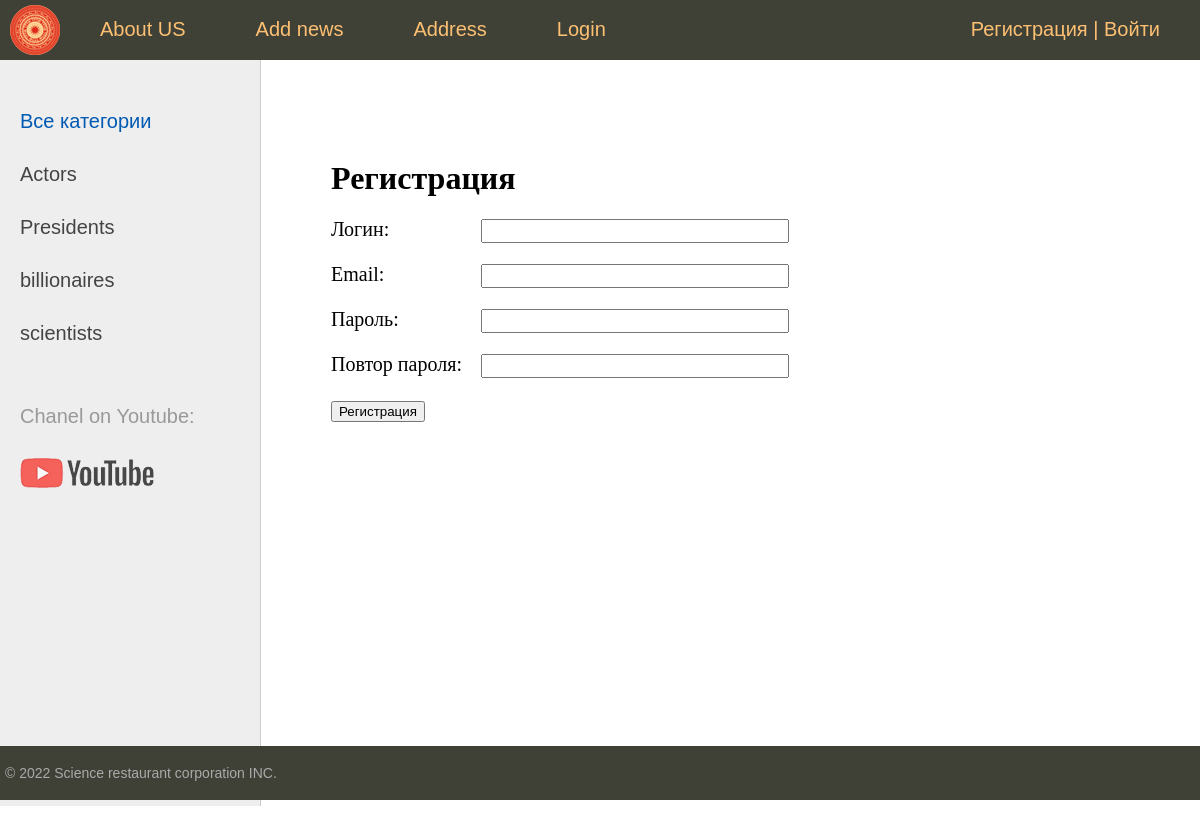
Screenshot of /register/ with the database file from the repository.
### controllers/models.py (models this page shows)
class Category(models.Model):
    name = models.CharField(max_length=100, db_index=True, verbose_name='Category')
    slug = models.SlugField(max_length=255, unique=True, db_index=True, verbose_name='URL')
    def __str__(self):
        return self.name
    def get_absolute_url(self):
        return reverse('category', kwargs={'cat_slug': self.slug})  # For class RestaurantCategory
    class Meta:
        verbose_name = 'Category'
        verbose_name_plural = 'Category'
        ordering = ['id']  # ORM difference | Important for pagination

### controllers/views.py (the view)
# urls.py: path('register/', RegisterUser.as_view(), name='register'),
class RegisterUser(DataMixin, CreateView):
    form_class = RegisterUserForm
    template_name = 'restaurant/register.html'
    success_url = reverse_lazy('login')
    def get_context_data(self, *, object_list=None, **kwargs):
        context = super().get_context_data(**kwargs)
        c_def = self.get_user_context(title="Регистрация")
        return dict(list(context.items()) + list(c_def.items()))

### controllers/forms.py
class RegisterUserForm(UserCreationForm):
    username = forms.CharField(label='Логин', widget=forms.TextInput(attrs={'class': 'form-input'}))
    email = forms.EmailField(label='Email', widget=forms.EmailInput(attrs={'class': 'form-input'}))
    password1 = forms.CharField(label='Пароль', widget=forms.PasswordInput(attrs={'class': 'form-input'}))
    password2 = forms.CharField(label='Повтор пароля', widget=forms.PasswordInput(attrs={'class': 'form-input'}))
    class Meta:
        model = User
        fields = ('username', 'email', 'password1', 'password2')

### controllers/templatetags/controllers_tags.py (called while the page is built)
@register.simple_tag(name='get_cats')
def get_categories(filter=None):
    if not filter:
        return Category.objects.all()
    else:
        return Category.objects.filter(pk=filter)

@register.inclusion_tag('restaurant/list_categories.html')
def show_categories(sort=None, cat_selected=0):
    if not sort:
        cats = Category.objects.all()
    else:
        cats = Category.objects.order_by(sort)
    return {"cats": cats, "cat_selected": cat_selected}

### controllers/utils.py (called while the page is built)
    def get_user_context(self, **kwargs):
        context = kwargs
        cats = Category.objects.annotate(Count('visitor'))
        user_menu = menu.copy()
        if self.request.user.is_authenticated:
            user_menu.pop(3)
        context['menu'] = user_menu
        context['cats'] = cats
        if 'cat_selected' not in context:
            context['cat_selected'] = 0
        return context

### controllers/templates/restaurant/register.html (shortened to what this page needs)
{% extends 'restaurant/base.html' %}
{% block content %}
<h1>{{title}}</h1>
<form method="post">
    {% for f in form %}
        <p><label class="form-label" for="{{ f.id_for_label }}">{{f.label}}: </label>{{ f }}</p>
    {% endfor %}
    <button type="submit">Регистрация</button>
</form>
{% endblock %}

### controllers/templates/restaurant/base.html (shortened to what this page needs)
{% load static %}
{% load controllers_tags %}
<!DOCTYPE html>
<html>
<head>
	<link type="text/css" href="{% static 'restaurant/css/styles.css' %}" rel="stylesheet" />
</head>
<body>
<table class="table-page" border=0 cellpadding="0" cellspacing="0">
<tr><td valign=top>
{% block mainmenu %}
		<div class="header">
			<ul id="mainmenu" class="mainmenu">
			<li class="logo"><a href="{% url 'home' %}"><div class="logo"></div></a></li>
{% for m in menu %}
			<li><a href="{% url m.url_name %}">{{m.title}}</a></li>
{% endfor %}
			<li class="last"><a href="{% url 'register' %}">Регистрация</a> | <a href="{% url 'login' %}">Войти</a></li>
			</ul>
		</div>
{% endblock mainmenu %}
<table class="table-content" border=0 cellpadding="0" cellspacing="0">
<tr>
	<td valign="top" class="left-chapters">
	<ul id="leftchapters">
		{% if cat_selected == 0 %}
			<li class="selected">Все категории</li>
		{% else %}
			<li><a href="{% url 'home' %}">Все категории</a></li>
		{% endif %}
{% for c in cats %}
	{% if c.visitor__count > 0 %}
		{% if c.pk == cat_selected %}
		<li class="selected">{{c.name}}</li>
		{% else %}
		<li><a href="{{ c.get_absolute_url }}">{{c.name}}</a></li>
		{% endif %}
	{% endif %}
{% endfor %}
		<li class="share">
		<p>Chanel on Youtube:</p>
		<a class="share-yt" href="https://www.youtube.com/watch?v=bYCKVp-HJg4&list=PLs8c_Ytyvy5POrPUiXDn80jvIVmnFbzbh&ab_channel=VDK45" target="_blank" rel="nofollow"></a>
		</li>
	</ul>
</td>
<td valign="top" class="content">
	<div class="content-text">
{% block content %}
{% endblock %}
	</div>
</td></tr></table>
</td></tr>
<tr><td valign=top>
	<div id="footer">
		<p>&copy; 2022 Science restaurant corporation INC.</p>
	</div>
</td></tr></table>
</body>
</html>

### controllers/static/restaurant/css/styles.css (style rules this page uses)
html, body { font-family: 'Arial'; margin: 0; padding: 0; height: 100%; width: 100%; color: #444; }
a { color: #0059b2; text-decoration: none; }
.table-page { width: 100%; height: 100%; vertical-align: top; }
.table-page tr { height: 100%; }
.header { background: #3F4137; height: 60px; }
.logo { background: url('../images/logo.png') no-repeat 10px 5px; width: 70px; height: 60px; }
ul.mainmenu { list-style: none; margin: 0; padding: 0; height: 60px; color: #fdc073; font-size: 20px; overflow: hidden; }
ul.mainmenu li { float: left; margin: 18px 40px 0 30px; }
ul.mainmenu li.logo { margin: 0; }
ul.mainmenu li.last { float: right; }
ul.mainmenu li a { color: #fdc073; text-decoration: none; }
.table-content { width: 100%; min-height: 100%; height: 100%; }
.left-chapters { margin: 0; background: #eee; border-right: 1px solid #ccc; min-height: 100%; }
.left-chapters ul { width: 230px; min-height: 100%; margin: 0; padding: 20px 10px 10px 20px; list-style: none; font-size: 20px; }
.left-chapters ul li { margin: 30px 0 0 0; color: #999; }
.left-chapters ul li.selected { color: #0059b2; }
.left-chapters ul li a { color: #444; text-decoration: none; }
.left-chapters ul li.share { margin: 60px 0 0 0; }
.left-chapters ul li.share p { margin: 30px 0 30px 0; }
.left-chapters ul li.share a { display: inline-block; width: 40px; height: 40px; margin: 0 20px 0 0; }
.left-chapters ul li.share a.share-yt { width: 100%; height: 30px; background: url('../images/share_yt.png') no-repeat 0 0 }
.content { padding: 40px 20px 20px 40px; width: 100%; box-sizing: border-box; }
.content-text { margin: 60px 0 0 30px; color: #000; font-size: 20px; font-family: Yandex Sans Display Light; }
.content-text h1 { font-size: 32px; }
#footer { box-sizing: border-box; background: #3F4137; padding: 5px; color: #aaa; font-size: 14px; font-family: Verdana, Geneva, Arial, Helvetica; text-align: left; overflow: hidden; }
.form-input { width: 300px; font-size: 16px; }
.form-label { display: inline-block; min-width: 150px; vertical-align: top; }

### rows the page displays
Category: name "Actors"
Category: name "Presidents"
Category: name "billionaires"
Category: name "scientists"

### other values shown
{{ m.title }} "About US" "Add news" "Address" "Login"
{{ title }} "Регистрация"
{{ f.label }} "Логин" "Email" "Пароль" "Повтор пароля"
